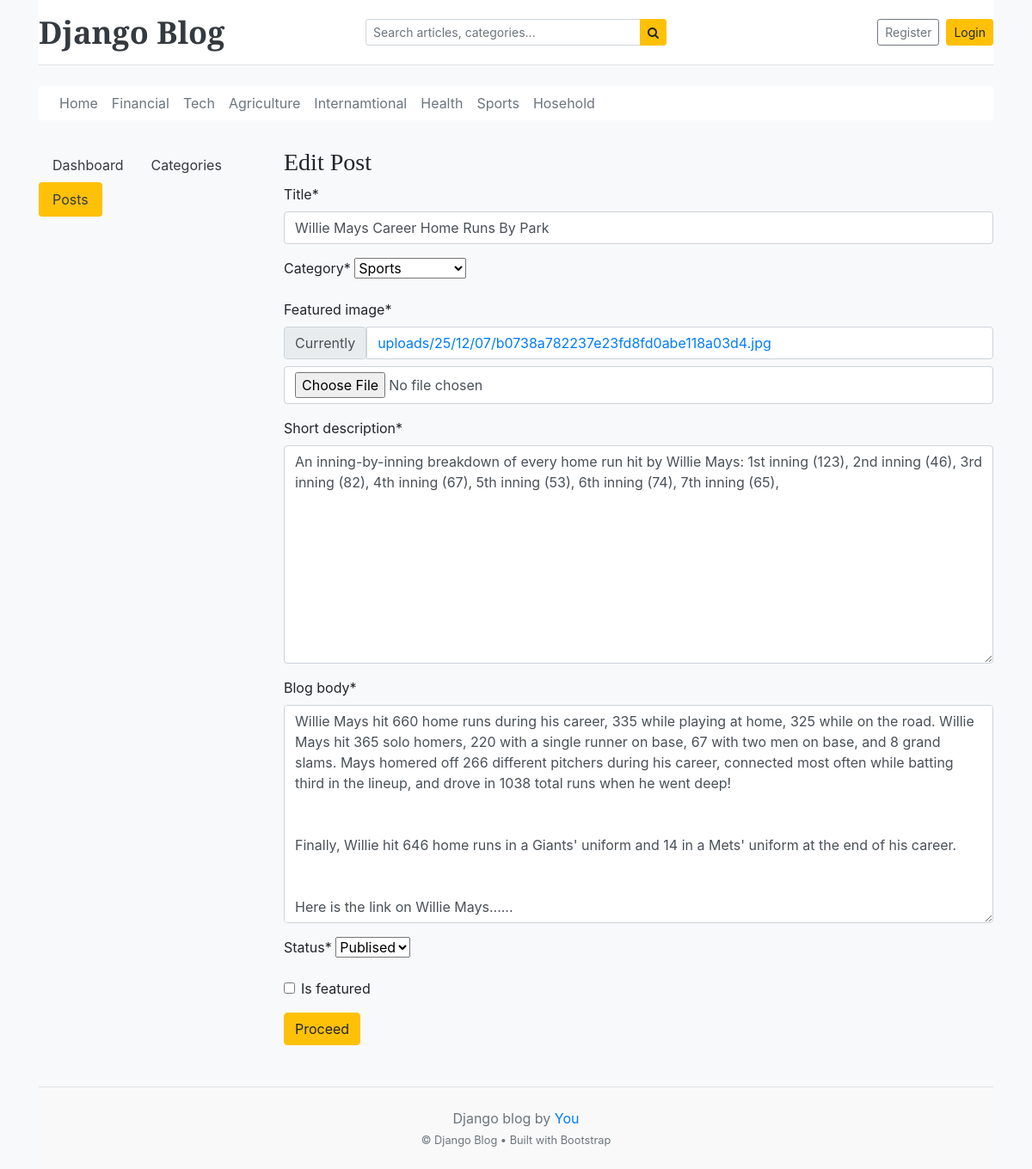
The page /dashboard/posts/edit/9/ on the database as committed earlier.
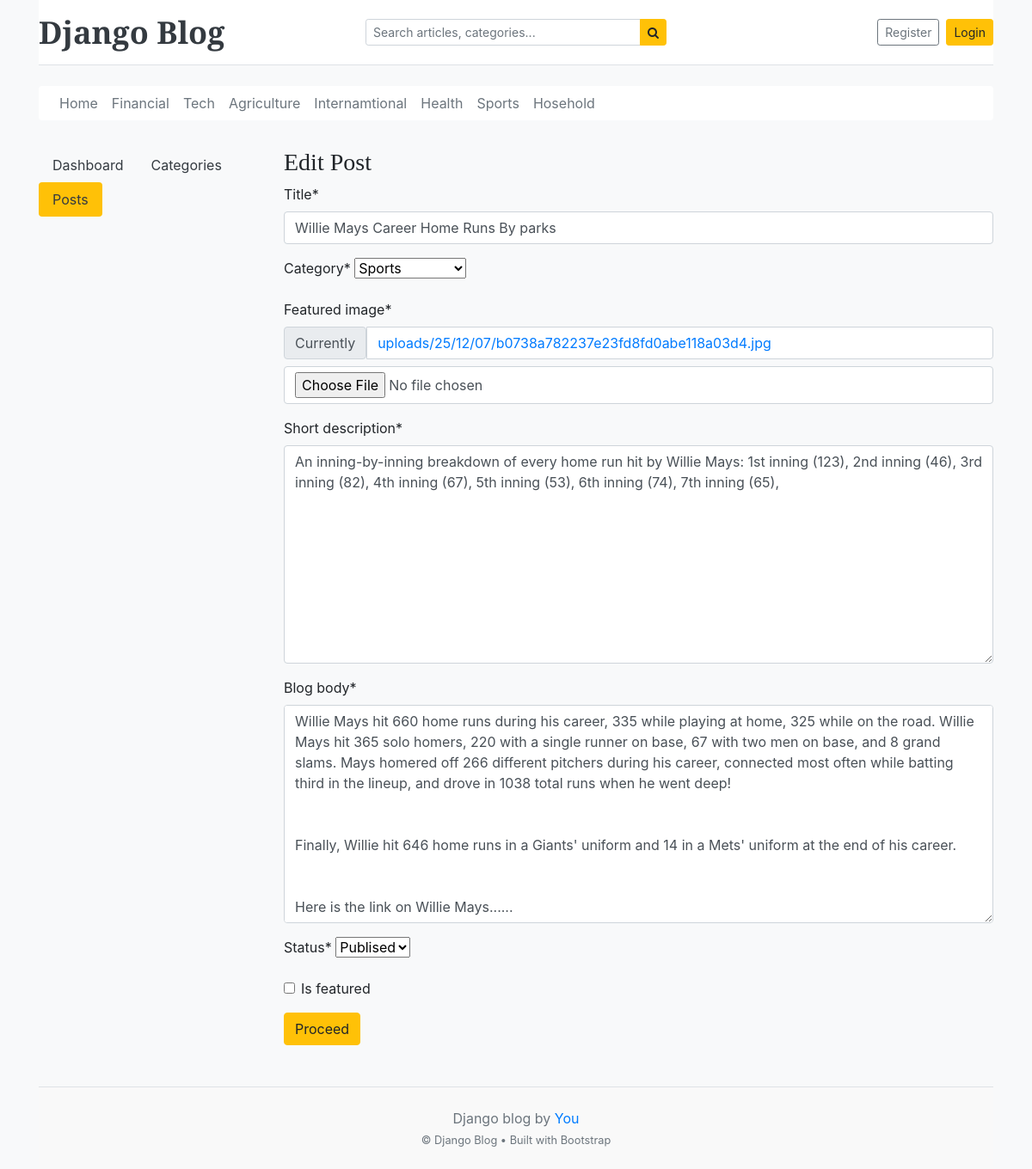
The same page on the database as committed later.
### blog/models.py (models this page shows, shortened)
class Blog(models.Model):
    Status_choices = [
        ('draft' , 'Draft'),
        ('published' , 'Publised'),
    ]
    title = models.CharField(max_length=100)
    slug = models.SlugField(max_length=150 , unique=True , blank=True)
    category = models.ForeignKey(Category , on_delete=models.CASCADE)
    author = models.ForeignKey(User , on_delete=models.CASCADE)
    featured_image = models.ImageField(upload_to='uploads/%y/%m/%d')
    short_description = models.TextField(max_length=200)
    blog_body = models.TextField(max_length=2000)
    status = models.CharField(choices=Status_choices , default=0)
    is_featured = models.BooleanField(default=False)
    created_at  = models.DateTimeField(auto_now_add=True)
    updated_at  = models.DateTimeField(auto_now=True)

### blog/views.py (the view, shortened to what this page needs)
# urls.py: path('posts/edit/<int:pk>/', views.edit_Post , name="edit_post"),
def edit_Post(request , pk):
    post = get_object_or_404(Blog , pk=pk)
    form = AddBlogg(instance=post)
    context ={
        'form':form,
        'post':post
    }
    return render(request, "dashboard/edit_post.html",context)

### blogy/forms.py
class AddBlogg(forms.ModelForm):
    class Meta:
        model = Blog
        fields = ('title' ,'category' ,'featured_image', 'short_description' ,'blog_body' , 'status' ,'is_featured')

### blog/context_processors.py (called while the page is built)
def geet_categories(request):
    return {"categories": Category.objects.all()}

def get_social(request):
    social = SocialLink.objects.all()
    return dict(social = social)

### blog/models.py (called while the page is built)
    def __str__(self):
        return self.category_name

### templates/dashboard/edit_post.html (shortened to what this page needs)
 {% extends "base.html" %}
{% block content %}
{% load crispy_forms_tags %}
<div class="row">
{% include "dashboard/side_bar.html" %}
<div class="col-md-9">
    <h3>Edit Post</h3>
    <form action="{% url 'edit_post' post.id  %}" method="post">
        {{form | crispy }}
        <button type="submit" class="btn btn-warning">Proceed</button>
    </form>
</div>
</div>
{% endblock %}

Rows that differ between the two databases and show on the page:
changed Blog "Sports": title "Willie Mays Career Home Runs By Park" → "Willie Mays Career Home Runs By parks"
